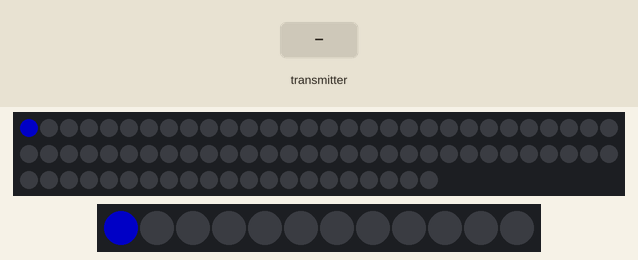
Bench run of a program on a simulated ESP8266 (NodeMCU). Parts: 81 RGB LEDs in strip order, left to right, continuing on the next row, 12 RGB LEDs in strip order, left to right. The test bench sets the inputs (shaded band). Dim RGB values are drawn brighter than linear; what the program prints to the serial monitor is not drawn.

Above: at 0.1 s.
1.8 s: the transmitter starts sending magic = 0
3.5 s: the transmitter starts sending magic = 1023
Timing chart, 0 to 6.5 s (numbered marks = the images above; inputs shaded):
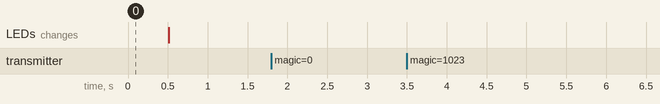

Measured:
- after the input at 1.8 s, every drawn part: stays the same
- after the input at 3.5 s, every drawn part: stays the same

The program:

main.cpp
```cpp
#include <Arduino.h>
#include <ESP8266WiFi.h>
#include <FastLED.h>
#include <espnow.h>
extern "C" {
#include <user_interface.h>
}

#include "espnow_protocol.h"

#define LED_TYPE WS2812B
#define LED_COLOR_ORDER GRB
#define LIGHT_ON_DURATION_MS 5000UL

static CRGB s_position_leds[ITEMLIB_LED_COUNT];
static CRGB s_box_leds[ITEMLIB_BOX_LED_COUNT];
static itemlib_espnow_message_t s_pending_message;
static volatile bool s_command_pending;

enum receive_result_t : uint8_t {
    RECEIVE_NONE = 0,
    RECEIVE_BAD_LENGTH,
    RECEIVE_BAD_MESSAGE,
    RECEIVE_WRONG_BOX,
    RECEIVE_BAD_LED,
};

static itemlib_espnow_message_t s_rejected_message;
static volatile receive_result_t s_receive_result = RECEIVE_NONE;
static volatile uint8_t s_received_length;
static bool s_light_active;
static uint32_t s_light_off_time;

static void show_position(uint16_t led_id)
{
    FastLED.clear();

    if (led_id != 0) {
        s_position_leds[led_id - 1] = CRGB::White;

        /* 第二路盒体灯用于提示当前料盒已被选中，保留实际硬件的双灯带设计。 */
        fill_solid(s_box_leds, ITEMLIB_BOX_LED_COUNT, CRGB::White);
        s_light_active = true;
        s_light_off_time = millis() + LIGHT_ON_DURATION_MS;
    } else {
        s_light_active = false;
    }
    FastLED.show();
}

static void on_data_received(uint8_t *mac_address, uint8_t *data, uint8_t length)
{
    (void)mac_address;
    itemlib_espnow_message_t message;

    if (length != sizeof(message)) {
        s_received_length = length;
        s_receive_result = RECEIVE_BAD_LENGTH;
        return;
    }
    memcpy(&message, data, sizeof(message));
    if (!itemlib_message_is_valid(&message)) {
        memcpy(&s_rejected_message, &message, sizeof(message));
        s_receive_result = RECEIVE_BAD_MESSAGE;
        return;
    }
    if (message.box_id != ITEMLIB_BOX_ID) {
        memcpy(&s_rejected_message, &message, sizeof(message));
        s_receive_result = RECEIVE_WRONG_BOX;
        return;
    }
    if (message.led_id == 0 || message.led_id > ITEMLIB_LED_COUNT) {
        memcpy(&s_rejected_message, &message, sizeof(message));
        s_receive_result = RECEIVE_BAD_LED;
        return;
    }

    /* Wi-Fi 回调只保存最新命令，FastLED.show() 留给 loop 执行，避免阻塞无线协议栈。 */
    memcpy(&s_pending_message, &message, sizeof(message));
    s_command_pending = true;
}

void setup()
{
    Serial.begin(115200);
    Serial.println();
    Serial.println("ItemLibrary ESP8266 slave 启动");

    FastLED.addLeds<LED_TYPE, ITEMLIB_LED_DATA_PIN, LED_COLOR_ORDER>(
        s_position_leds, ITEMLIB_LED_COUNT);
    FastLED.addLeds<LED_TYPE, ITEMLIB_BOX_LED_PIN, LED_COLOR_ORDER>(
        s_box_leds, ITEMLIB_BOX_LED_COUNT);
    FastLED.setBrightness(ITEMLIB_LED_BRIGHTNESS);
    show_position(0);

    /* 上电自检只点亮两路首灯，便于区分灯带接线故障与 ESP-NOW 接收故障。 */
    s_position_leds[0] = CRGB::Blue;
    s_box_leds[0] = CRGB::Blue;
    FastLED.show();
    delay(500);
    show_position(0);

    WiFi.persistent(false);
    WiFi.mode(WIFI_STA);
    /* 接收端保持 Wi-Fi 唤醒，消除 modem sleep 带来的数百毫秒接收延迟。 */
    WiFi.setSleepMode(WIFI_NONE_SLEEP);
    WiFi.disconnect();
    wifi_set_channel(ITEMLIB_ESPNOW_CHANNEL);

    Serial.printf("MAC: %s, box_id=%u, channel=%u\n",
                  WiFi.macAddress().c_str(), ITEMLIB_BOX_ID,
                  ITEMLIB_ESPNOW_CHANNEL);

    if (esp_now_init() != 0) {
        Serial.println("ESP-NOW 初始化失败");
        return;
    }
    esp_now_set_self_role(ESP_NOW_ROLE_SLAVE);
    esp_now_register_recv_cb(on_data_received);
    Serial.println("ESP-NOW 接收已就绪");
}

void loop()
{
    static uint32_t last_status_time;

    /* 使用非阻塞定时器，亮灯期间继续正常接收新的 ESP-NOW 命令。 */
    if (s_light_active &&
        static_cast<int32_t>(millis() - s_light_off_time) >= 0) {
        show_position(0);
        Serial.println("点灯超时，已自动熄灭");
    }

    if (millis() - last_status_time >= 2000) {
        last_status_time = millis();
        Serial.printf("运行中: box_id=%u, channel=%u, heap=%u\n",
                      ITEMLIB_BOX_ID, wifi_get_channel(), ESP.getFreeHeap());
    }

    if (s_receive_result != RECEIVE_NONE) {
        receive_result_t result;
        uint8_t received_length;
        itemlib_espnow_message_t rejected_message;

        /* 回调只记录结果，串口打印放到 loop，避免阻塞 ESP-NOW 的 Wi-Fi 回调。 */
        noInterrupts();
        result = s_receive_result;
        received_length = s_received_length;
        memcpy(&rejected_message, &s_rejected_message, sizeof(rejected_message));
        s_receive_result = RECEIVE_NONE;
        interrupts();

        if (result == RECEIVE_BAD_LENGTH) {
            Serial.printf("ESP-NOW 丢弃: 长度=%u, 期望=%u\n",
                          received_length, sizeof(itemlib_espnow_message_t));
        } else if (result == RECEIVE_BAD_MESSAGE) {
            Serial.printf("ESP-NOW 丢弃: 协议或校验错误, magic=0x%08lX\n",
                          static_cast<unsigned long>(rejected_message.magic));
        } else if (result == RECEIVE_WRONG_BOX) {
            Serial.printf("ESP-NOW 已收到但料盒不匹配: 收到=%u, 本机=%u\n",
                          rejected_message.box_id, ITEMLIB_BOX_ID);
        } else if (result == RECEIVE_BAD_LED) {
            Serial.printf("ESP-NOW 已收到但灯号越界: led_id=%u, 范围=1..%u\n",
                          rejected_message.led_id, ITEMLIB_LED_COUNT);
        }
    }

    if (s_command_pending) {
        itemlib_espnow_message_t message;

        /* 复制期间短暂关中断，防止新广播覆盖到一半形成混合命令。 */
        noInterrupts();
        memcpy(&message, &s_pending_message, sizeof(message));
        s_command_pending = false;
        interrupts();

        show_position(message.led_id);
        Serial.printf("已执行: box_id=%u, led_id=%u, seq=%lu\n",
                      message.box_id, message.led_id,
                      static_cast<unsigned long>(message.sequence));
    }
    delay(1);
}
```
